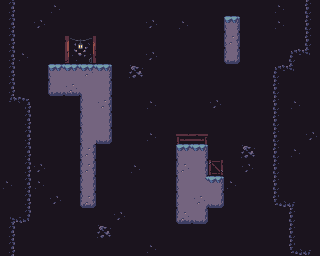

Below is a game level as drawn by its tile map, then a one-line description and the .tmx file that defines it, in full:
An orthogonal 20x16 tile map with 16x16 px tiles, 2 tile layers (Background, Collision), 2 tilesets.

<map version="1.8" tiledversion="1.8.5" orientation="orthogonal" renderorder="right-down" width="20" height="16" tilewidth="16" tileheight="16" infinite="0" nextlayerid="3" nextobjectid="1">
 <tileset firstgid="1" source="../tilesets/Underground Mine.tsx" />
 <tileset firstgid="301" source="../tilesets/Terrain.tsx" />
 <layer id="1" name="Background" width="20" height="16">
  <data encoding="csv">
52,52,52,47,52,52,52,52,52,52,52,52,52,52,52,52,52,47,52,52,
52,52,45,52,52,52,52,52,52,45,52,47,52,52,52,52,52,47,52,52,
52,52,52,52,193,194,52,52,52,52,52,52,52,52,52,52,52,52,52,52,
52,47,52,52,218,219,52,52,52,45,52,52,52,52,52,52,52,52,52,52,
52,52,52,52,52,52,52,52,43,52,52,52,52,52,52,52,52,52,52,52,
52,52,52,52,52,52,52,52,52,52,52,52,52,52,52,52,52,52,52,52,
52,52,52,52,52,52,52,52,52,47,52,52,52,45,52,52,52,52,52,52,
52,52,52,52,52,52,52,52,52,52,52,52,52,52,52,52,52,52,52,52,
52,52,52,52,52,52,52,52,52,47,52,102,103,52,52,52,52,52,52,52,
52,52,52,52,52,52,52,52,52,52,52,52,52,52,52,43,52,52,52,52,
52,52,45,52,52,52,52,52,47,52,52,52,52,82,52,45,52,52,52,52,
52,52,47,52,52,52,52,52,52,52,52,52,52,52,47,52,52,52,52,52,
52,52,52,45,52,52,52,52,52,52,52,52,52,52,52,52,52,52,52,52,
52,52,52,52,52,52,52,45,52,52,52,52,52,52,52,52,52,52,52,52,
52,52,52,52,52,52,43,52,52,52,52,52,52,52,52,52,52,52,52,52,
52,52,52,52,52,52,52,52,52,47,52,52,52,52,52,52,52,52,52,52
</data>
 </layer>
 <layer id="2" name="Collision" width="20" height="16">
  <data encoding="csv">
120,0,0,0,0,0,0,0,0,0,0,0,0,0,0,0,0,0,0,118,
120,0,0,0,0,0,0,0,0,0,0,0,0,0,733,0,0,0,0,118,
120,0,0,0,0,0,0,0,0,0,0,0,0,0,774,0,0,0,0,118,
120,0,0,0,0,0,0,0,0,0,0,0,0,0,799,0,0,0,93,149,
120,0,0,501,502,510,438,0,0,0,0,0,0,0,0,0,0,93,149,52,
120,0,0,534,543,536,471,0,0,0,0,0,0,0,0,0,0,118,52,52,
147,95,0,0,0,470,479,0,0,0,0,0,0,0,0,0,0,118,47,52,
52,120,0,0,0,470,471,0,0,0,0,0,0,0,0,0,0,118,52,52,
52,120,0,0,0,470,769,0,0,0,0,0,0,0,0,0,0,118,52,45,
52,120,0,0,0,774,0,0,0,0,0,437,438,0,0,0,0,118,47,52,
52,120,0,0,0,774,0,0,0,0,0,478,471,0,0,0,0,118,52,52,
47,120,0,0,0,766,0,0,0,0,0,470,504,506,0,0,0,118,52,52,
52,120,0,0,0,807,0,0,0,0,0,470,545,539,0,0,0,143,99,52,
97,145,0,0,0,0,0,0,0,0,0,776,570,0,0,0,0,0,118,52,
120,0,0,0,0,0,0,0,0,0,0,0,0,0,0,0,0,0,118,52,
120,0,0,0,0,0,0,0,0,0,0,0,0,0,0,0,0,0,143,99
</data>
 </layer>
</map>
